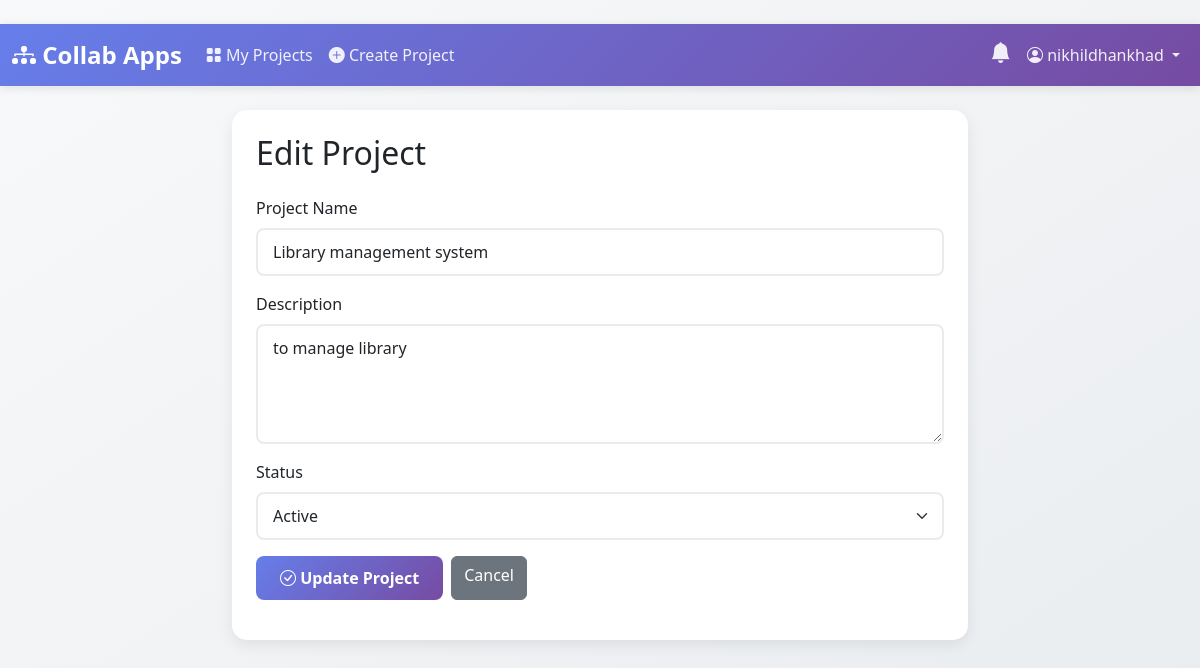
Before: /projects/1/edit/ (signed in) with the older database file.
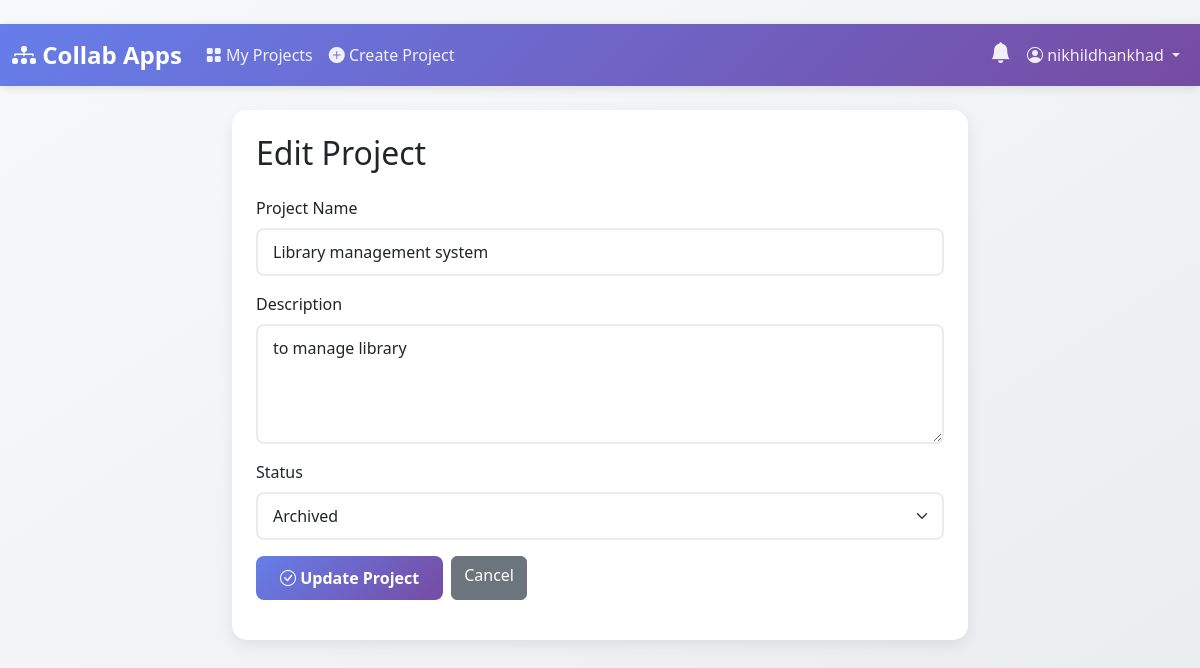
After: the same page with the newer database file.
### projects/models.py (models this page shows, shortened)
class Project(models.Model):
    STATUS_CHOICES = [
        ('active', 'Active'),
        ('archived', 'Archived'),
        ('completed', 'Completed'),
    ]
    name = models.CharField(max_length=200)
    description = models.TextField()
    owner = models.ForeignKey(User, on_delete=models.CASCADE, related_name='owned_projects')
    status = models.CharField(max_length=20, choices=STATUS_CHOICES, default='active')
    created_at = models.DateTimeField(auto_now_add=True)
    updated_at = models.DateTimeField(auto_now=True)
    members = models.ManyToManyField(User, through='ProjectMembership', related_name='projects')
    class Meta:
        ordering = ['-created_at']

### projects/views.py (the view, shortened to what this page needs)
# urls.py: path('<int:pk>/edit/', views.ProjectUpdateView.as_view(), name='project_update'),
class ProjectUpdateView(ProjectOwnerRequiredMixin, UpdateView):
    model = Project
    form_class = ProjectForm
    template_name = 'projects/project_form.html'

### projects/forms.py
class ProjectForm(forms.ModelForm):
    class Meta:
        model = Project
        fields = ['name', 'description', 'status']
        widgets = {
            'name': forms.TextInput(attrs={
                'class': 'form-control',
                'placeholder': 'Enter project name'
            }),
            'description': forms.Textarea(attrs={
                'class': 'form-control',
                'rows': 4,
                'placeholder': 'Describe your project...'
            }),
            'status': forms.Select(attrs={
                'class': 'form-select'
            }),
        }

### core/mixins.py (called while the page is built)
    def dispatch(self, request, *args, **kwargs):
        project_pk = kwargs.get('pk') or kwargs.get('project_pk')
        if project_pk:
            project = get_object_or_404(Project, pk=project_pk)
            if not is_project_owner(request.user, project):
                messages.error(request, f'You do not have permission to perform this action. Only the project owner can do this.')
                return redirect('project_detail', pk=project.pk)
        return super().dispatch(request, *args, **kwargs)

### projects/permissions.py (called while the page is built)
def is_project_owner(user, project):
    return project.owner == user

### templates/projects/project_form.html (shortened to what this page needs)
{% extends 'base.html' %}
{% block content %}
<div class="row justify-content-center">
    <div class="col-md-8">
        <div class="card">
            <div class="card-body p-4">
                <h2 class="mb-4">{% if object %}Edit Project{% else %}Create New Project{% endif %}</h2>
                <form method="post">
                    <div class="mb-3">
                        <label for="{{ form.name.id_for_label }}" class="form-label">Project Name</label>
                        {{ form.name }}
                    </div>
                    <div class="mb-3">
                        <label for="{{ form.description.id_for_label }}" class="form-label">Description</label>
                        {{ form.description }}
                    </div>
                    <div class="mb-3">
                        <label for="{{ form.status.id_for_label }}" class="form-label">Status</label>
                        {{ form.status }}
                    </div>
                    <div class="d-flex gap-2">
                        <button type="submit" class="btn btn-primary">
                            <i class="bi bi-check-circle"></i> {% if object %}Update{% else %}Create{% endif %} Project
                        </button>
                        <a href="{% if object %}{% url 'project_detail' object.pk %}{% else %}{% url 'dashboard' %}{% endif %}"
                            class="btn btn-secondary">
                            Cancel
                        </a>
                    </div>
                </form>
            </div>
        </div>
    </div>
</div>
{% endblock %}

Changed rows visible on the page:
changed Project "Library management system": status "Active" → "Archived"
